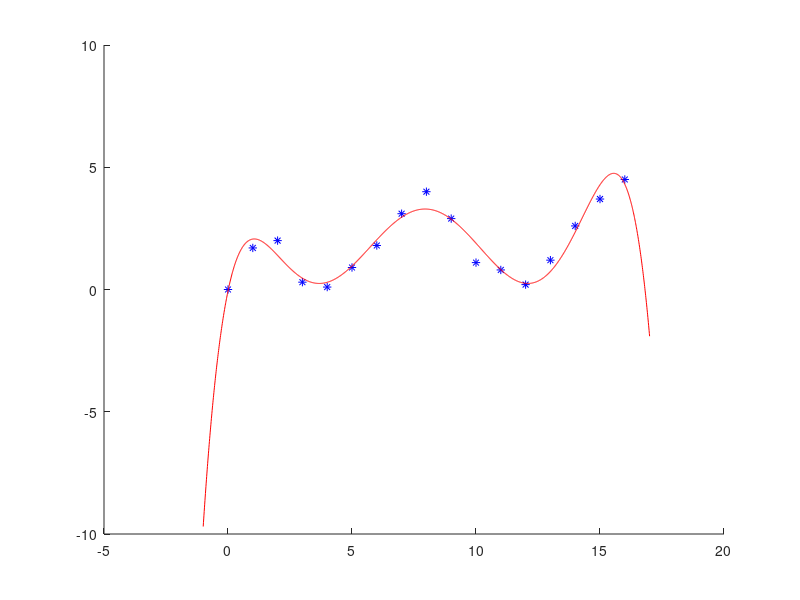

Here is the MATLAB script that generated this plot:
% Prac 5, Approximating data by low-order polynomials

clear all
clf
hold on
x=0:16;

% Given Data
y = [0.0, 1.7, 2.0, 0.3, 0.1, 0.9, 1.8, 3.1, 4, 2.9, 1.1, 0.8, 0.2, 1.2, 2.6, 3.7, 4.5];

% Calculate interpolation polynomial of degree 3 for the given data
a = polyfit(x,y,3);

% Array operations happening here!
p = a(1)*x.^3 + a(2)*x.^2 + a(3) * x + a(4);
error=norm(p-y).^2;

% Plot our given and our model
t = 0:0.01:16;
plot(x,y,'b*')
plot(t, polyval(a, t), 'r-');

% Calculate difference between given data and polyfit curve
for i = 1:16
    %disp(x(i))
    abs(y(i) - polyval(a, x(i)));
end

% Calculate Some different degrees, display and plot.

deg = 3:6;

% Our final Model and Polyfit will be stored here
newP = 0;
newA = 0;

% Loop for each degree and calculate the error value
for i = 1:length(deg)

	disp('--------')
	disp('Degree: ')

	aValue = deg(i) + 1;;
	newA = polyfit(x,y,deg(i));

	% Calculate and add the terms to our model
	% y = Ax^2 + Bx + C
	% -> y += Ax^2 ...
    for j = 0:deg(i)
		%disp(aValue)
		%disp(aValue)
		%disp(j)
		%disp('----')

        newP = newP + newA(aValue)*x.^j;
		aValue = aValue - 1;
    end

	% Plot and display some values
	t = 0:0.01:16;
	plot(t, polyval(newA, t), 'r-');

    disp(deg(i));

	disp('error: ')
	disp(norm(newP-y).^2);

	disp('Polyfit: ')
	disp(newA);
end

% NOTE: Disable here to plot the different degrees
clf
hold on

% Plot the final model as set by the deg variable above. Should be 6 for question 2
% NOTE: the new range, cant extrapolate using this model
t = -1:0.01:17;
plot(x,y,'b*')
plot(t, polyval(newA, t), 'r-');

% Calculate difference between given data and polyfit curve (Q 2.2 of degree 6)
for i = 1:16
    disp(x(i))
    disp(abs(y(i) - polyval(newA, x(i))))
end
